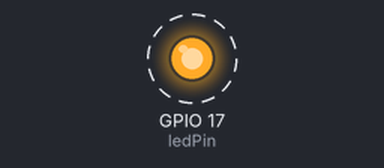
This program was run on a simulated Raspberry Pi (BCM pin numbers). On the bench: output pins drawn as LEDs (lit = HIGH). Dashed ring = blinking. What the program prints to the terminal is not drawn.

Above: at 0.5 s.
Timing chart, 0 to 4.6 s (numbered marks = the images above):
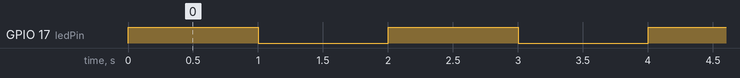

The program:

Blinking_LED.py
```python
# Code for Blinking LED in Raspberry Pi
# Written by : Tharun G - 718019L144

# importing necessary modules/libraries
import RPi.GPIO as GPIO
from gpiozero import LED
import time

# Configuring LED Pin
ledPin = LED(17)

while True:
    ledPin.on()
    print("LED - Turned ON")
    time.sleep(1)
    ledPin.off()
    print("LED - Turned OFF")
    time.sleep(1)
```

Measured:
- by itself, GPIO 17 (ledPin): alternates HIGH for 1.0 s and LOW for 1.0 s
